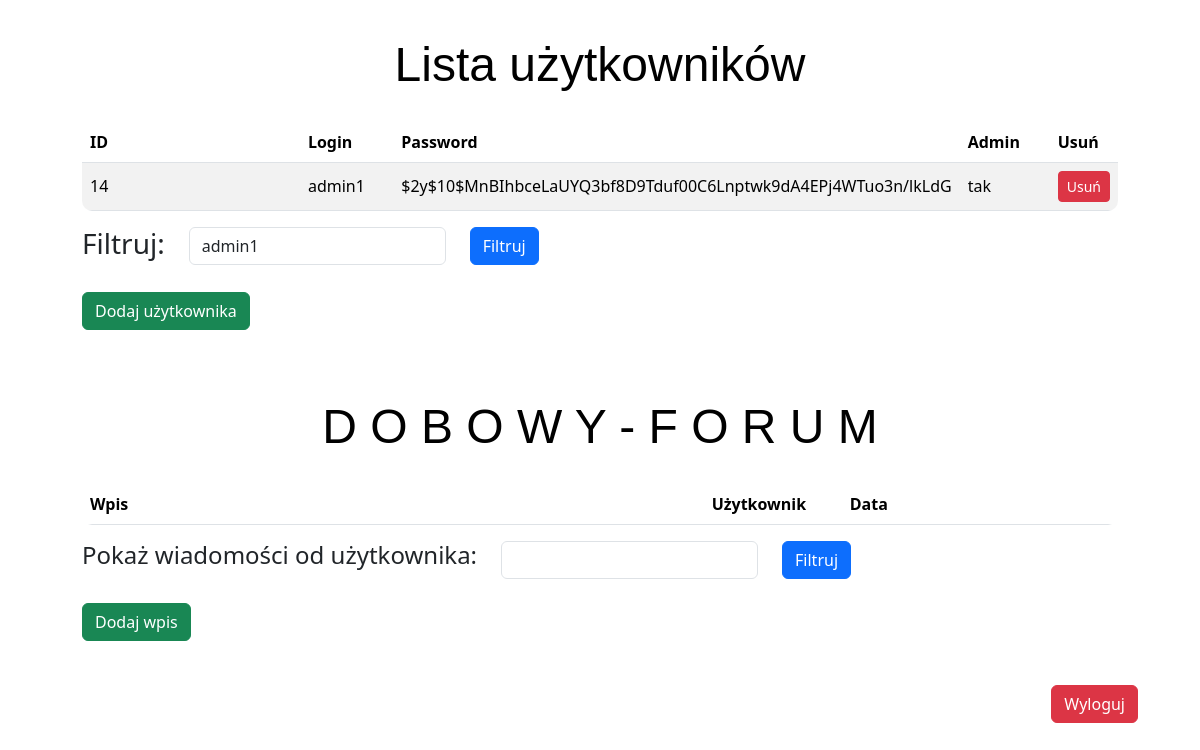
Page /admin/admin.php?login=admin1 (signed in) on the committed database.
### tables this page shows
CREATE TABLE `user` (
  `id` int(11) UNSIGNED NOT NULL,
  `login` varchar(32) NOT NULL,
  `password` varchar(128) NOT NULL,
  `admin` tinyint(1) NOT NULL DEFAULT 0
);

### admin/admin.php (the view, shortened to what this page needs)
<?php
try{
    require_once('../conf/db.php');
    $loginFilter = $_GET['login'] ?? null;
    if ($loginFilter === null) {
        $stmt = $db->query("SELECT * FROM user");
    } else {
        $stmt = $db->prepare("SELECT * FROM user WHERE login LIKE :login");
        $stmt->execute([
            ':login' => "%$loginFilter%",
        ]);
    }
    $dataUSER = $stmt->fetchAll();
    $nameFilter = $_GET['nameFiltr'] ?? null;
}
catch(PDOException $e) {?>
    <!DOCTYPE html>
    <html lang="en">
        <head>
            <meta charset="UTF-8">
            <meta http-equiv="X-UA-Compatible" content="IE=edge">
            <meta name="viewport" content="width=device-width, initial-scale=1.0">
            <title>Lista zadań</title>
            <link href="https://cdn.jsdelivr.net/npm/bootstrap@5.3.3/dist/css/bootstrap.min.css" rel="stylesheet">
            <style>
                th {
                    font-family: 'Courier New', Courier, monospace;
                }
                body {
                    background-image: url('https://coolbackgrounds.io/images/backgrounds/index/compute-ea4c57a4.png');
                    background-size: cover;
                    background-repeat: no-repeat;
                    background-attachment: fixed;
                }
                #content {
                    background-color: rgba(255, 255, 255, 0.8);
                    padding: 20px;
                    border-radius: 10px;
                }
                h1 {
                    color: white;
                    text-shadow: -1px -1px 0 #000, 1px -1px 0 #000, -1px 1px 0 #000, 1px 1px 0 #000;
                }
            </style>
        </head>
        <body class="container pt-3">
            <div id="content">
                <h1 class="text-center" style="font-size: x-large;">Przepraszamy, wystąpił błąd po stronie serwera...</h1>
                <br>
                <h3 class="text-center" style="font-size: large;"><i>Staramy się to naprawić</i></h3>
                <br>
                <h4 class="text-center"><b>Wyjątek <?=$e?></b></h4>
            </div>
        </body>
    </html>
<?php
}
catch(Exception $e) {?>
    <!DOCTYPE html>
    <html lang="en">
        <head>
            <meta charset="UTF-8">
            <meta http-equiv="X-UA-Compatible" content="IE=edge">
            <meta name="viewport" content="width=device-width, initial-scale=1.0">
            <title>Lista zadań</title>
            <link href="https://cdn.jsdelivr.net/npm/bootstrap@5.3.3/dist/css/bootstrap.min.css" rel="stylesheet">
            <style>
                th {
                    font-family: 'Courier New', Courier, monospace;
                }
                body {
                    background-image: url('https://coolbackgrounds.io/images/backgrounds/index/compute-ea4c57a4.png');
                    background-size: cover;
                    background-repeat: no-repeat;
                    background-attachment: fixed;
                }
                #content {
                    background-color: rgba(255, 255, 255, 0.8);
                    padding: 20px;
                    border-radius: 10px;
                }
                h1 {
                    color: white;
                    text-shadow: -1px -1px 0 #000, 1px -1px 0 #000, -1px 1px 0 #000, 1px 1px 0 #000;
                }
            </style>
        </head>
        <body class="container pt-3">
            <div id="content">
                <h1 class="text-center" style="font-size: x-large;">Przepraszamy, wystąpił błąd po stronie serwera...</h1>
                <br>
                <h3 class="text-center" style="font-size: large;"><i>Staramy się to naprawić</i></h3>
                <br>
                <h4 class="text-center"><b>Wyjątek <?=$e?></b></h4>
            </div>
        </body>
    </html>
<?php
}
?>
<!DOCTYPE html>
<html lang="en">
<head>
    <link href="https://cdn.jsdelivr.net/npm/bootstrap@5.3.3/dist/css/bootstrap.min.css" rel="stylesheet">
</head>
<body class="container pt-3">
    <div id="content">
        <h1 class="text-center" style="font-size: xxx-large; font-family: Impact, Haettenschweiler, 'Arial Narrow Bold', sans-serif">Lista użytkowników</h1>
        <div class="content">
            <table class="table table-striped table-hover">
                <thead>
                    <tr>
                        <th>ID</th>
                        <th>Login</th>
                        <th>Password</th>
                        <th>Admin</th>
                        <th>Usuń</th>
                    </tr>
                </thead>
                <tbody>
                    <?php foreach ($dataUSER as $user): ?>
                    <tr>
                        <td><?= $user['id'] ?></td>
                        <td><?= $user['login'] ?></td>
                        <td><?= $user['password'] ?></td>
                        <td><?php if($user['admin'])echo "tak"; else echo "nie"?></td>
                        <td>
                            <form action="delete.php" method="post" style="display:inline;">
                                <button type="submit" class="btn btn-danger btn-sm">Usuń</button>
                            </form>
                        </td>
                    </tr>
                    <?php endforeach; ?>
                </tbody>
            </table>
            <form action="" method="get" class="form row mb-4">
                <div class="col-auto">
                    <h3>Filtruj:</h3>
                </div>
                <div class="col-auto">
                    <input class="form-control" type="text" name="login" id="" value="<?=$loginFilter?>">
                </div>
                <div class="col-auto">
                    <button class="btn btn-primary" type="submit">Filtruj</button>
                </div>
            </form>
            <button type="button" class="btn btn-success" data-bs-toggle="modal" data-bs-target="#addFormModal">Dodaj użytkownika</button>
        </div>
        <br><br>
        <h1 class="text-center" style="font-size: xxx-large; font-family: Impact, Haettenschweiler, 'Arial Narrow Bold', sans-serif">D O B O W Y - F O R U M</h1>
        <div class="content">
            <table class="table table-striped table-hover">
            <thead>
                <tr>
                    <th>Wpis</th>
                    <th>Użytkownik</th>
                    <th>Data</th>
                    <th></th>
                </tr>
            </thead>
            </table>
            <form action="" method="get" class="form row mb-4">
                <div class="col-auto">
                    <h4>Pokaż wiadomości od użytkownika:</h4>
                </div>
                <div class="col-auto">
                    <input class="form-control" type="text" name="nameFiltr" id="" value="<?=$nameFilter ?? null?>">
                </div>
                <div class="col-auto">
                    <button class="btn btn-primary" type="submit">Filtruj</button>
                </div>
            </form>
            <div class="d-flex justify-content-between mt-3">
                <button type="button" class="btn btn-success" data-bs-toggle="modal" data-bs-target="#addFormModal2">Dodaj wpis</button>
            </div>
        </div>
        <br>
        <div class="d-flex justify-content-end">
                <a href="../user/logout.php"><button type="button" class="btn btn-danger">Wyloguj</button></a>
        </div>
    </div>
</body>
</html>

### admin/admin.php (style rules this page uses)
body { background-image: url('https://asset.gecdesigns.com/img/background-templates/abstract-gold-and-black-gradient-triangle-background-design-10032406-1710079670779-cover.webp'); background-size: cover; background-repeat: no-repeat; background-attachment: fixed; }
#content { background-color: rgba(255, 255, 255, 0.8); padding: 20px; border-radius: 10px; }
.content { background-color: rgba(255, 255, 255, 0.8); padding: 20px; border-radius: 10px; }
.table { background-color: rgba(255, 255, 255, 0.6); border-radius: 10px; overflow: hidden; }
.table th, .table td { vertical-align: middle; }
.table th:nth-child(1), .table td:nth-child(1) { width: 60%; }
.table th:nth-child(2), .table td:nth-child(2), .table th:nth-child(3), .table td:nth-child(3), .table th:nth-child(4), .table td:nth-child(4) { width: 13.33%; }
h1, h2 { color: black; text-shadow: none; }

### rows in the picture
user: id "14", login "admin1", password "$2y$10$MnBIhbceLaUYQ3bf8D9Tduf00C6Lnptwk9dA4EPj4WTuo3n/lkLdG", admin "tak"
